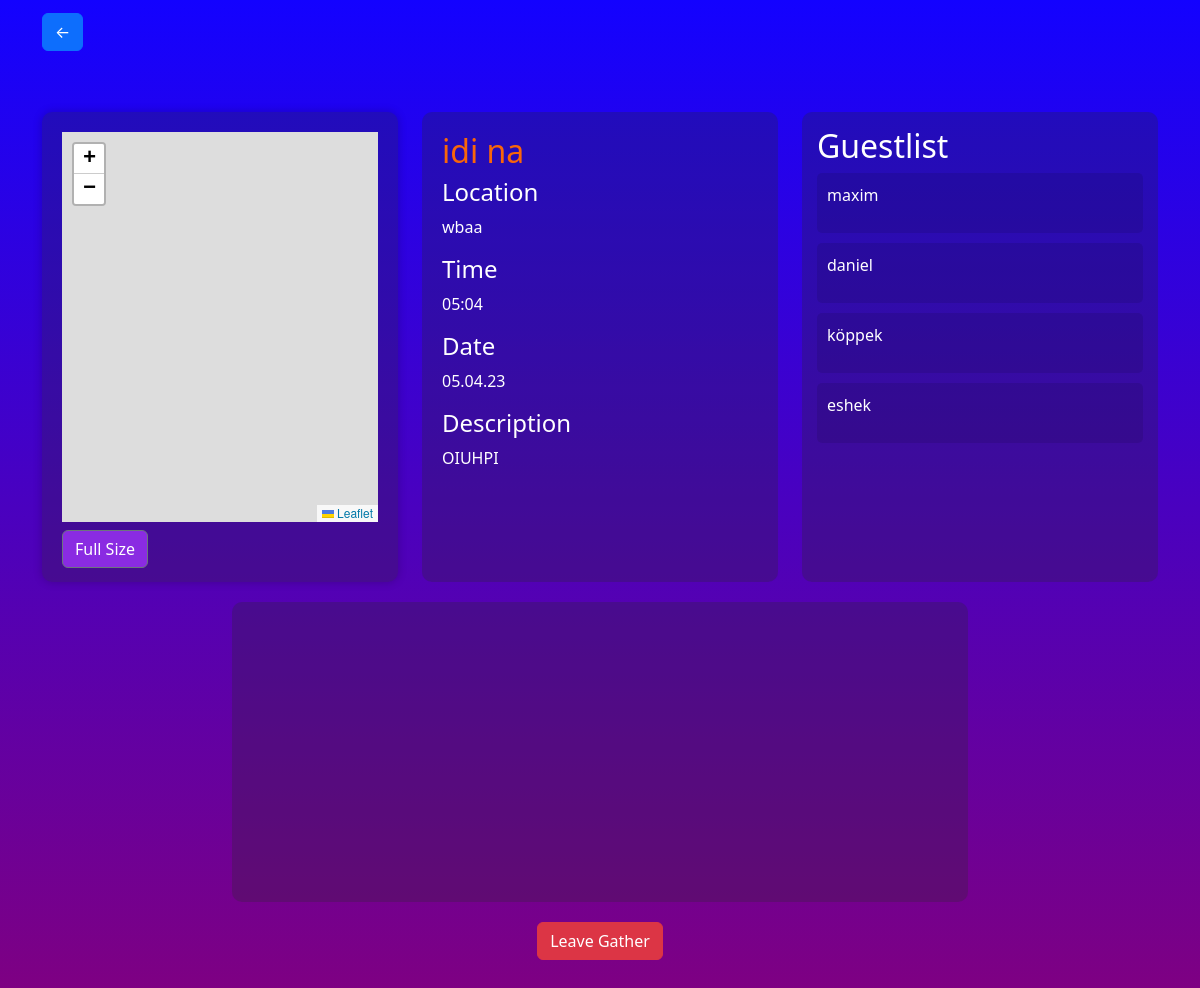
Page /render-extended-gather?gather_id=6 (signed in) on the earlier database version.
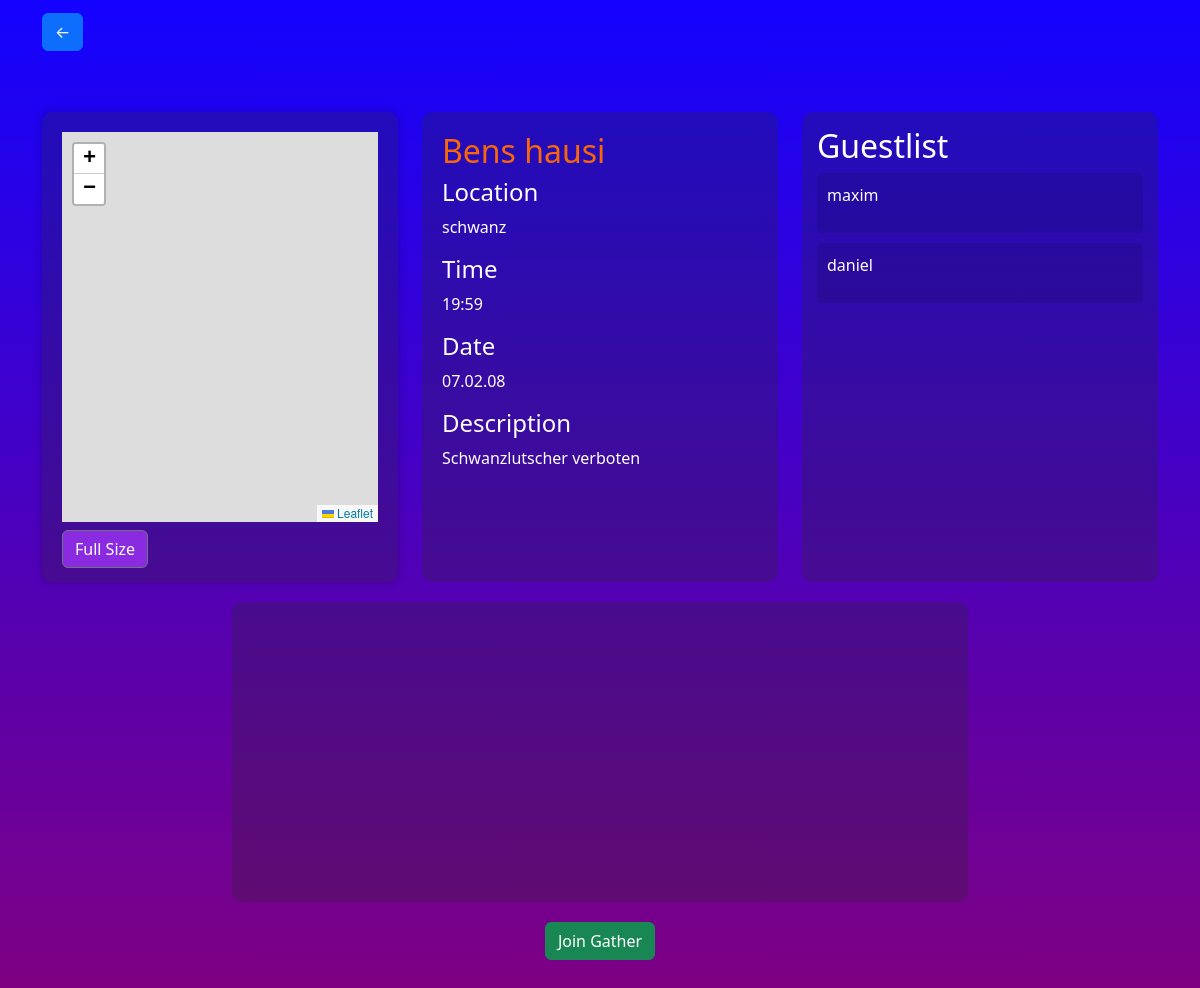
Same page on the later database version.
### website/models.py (models this page shows)
class Gather(db.Model, UserMixin):
    id = db.Column(db.Integer, primary_key = True)
    name = db.Column(db.String(150))
    description = db.Column(db.String(1000))
    location = db.Column(db.String(1000))
    Date = db.Column(db.Date)
    Time = db.Column(db.Time)
    createdAt = db.Column(db.DateTime(),default=datetime.utcnow)
    user_id = db.Column(db.Integer, db.ForeignKey('user.id'))
    Host = db.Column(db.String(20))
    users = db.relationship('User', secondary=user_gather_association, back_populates='Gathers')
    markers = db.relationship('Marker', back_populates='gather')

class User(db.Model, UserMixin):
    id = db.Column(db.Integer, primary_key=True)
    email = db.Column(db.String(150), unique=True)
    password = db.Column(db.String(150))
    Gathers = db.relationship('Gather', secondary=user_gather_association, back_populates='users')

### website/gather.py (the view)
@gather.route('/render-extended-gather', methods=['GET'])
@login_required
def render_extended_gather():
    gather_id = request.args.get('gather_id')
    markerLat = request.args.get('markerLat')
    markerLng = request.args.get('markerLng')
    gather = Gather.query.get(gather_id)
    return render_template("extendedGather.html", Gather=gather, markerLat=markerLat, markerLng=markerLng)

### website/__init__.py (called while the page is built)
def create_app():
    app = Flask(__name__)
    app.config['SECRET_KEY'] = 'napusi se kurca'
    app.config['SQLALCHEMY_DATABASE_URI'] = f'sqlite:///{DB_NAME}'
    db.init_app(app)
    from .views import views
    from .auth import auth
    from .gather import gather
    app.register_blueprint(views, url_prefix='/')
    app.register_blueprint(auth, url_prefix='/')
    app.register_blueprint(gather,url_prefix='/')
    from .models import User
    with app.app_context():
        db.create_all()
    login_manager = LoginManager()
    login_manager.login_view = 'auth.login'
    login_manager.init_app(app)
    @login_manager.user_loader
    def load_user(id):
        return User.query.get(int(id))
    return app

### website/templates/extendedGather.html (shortened to what this page needs)
<!DOCTYPE html>
<html lang="en">
<head>
    <link href="https://cdn.jsdelivr.net/npm/bootstrap@5.3.2/dist/css/bootstrap.min.css" rel="stylesheet">
    <link rel="stylesheet" href="https://unpkg.com/leaflet/dist/leaflet.css" />
</head>
<body>
    <nav class="navbar navbar-light">
        <div class="container">
            <a class="navbar-brand" href="/gather_find">
            <button type="button" class="btn btn-primary">&#8592;</button>
            </a>
        </div>
    </nav>
    <div class="container my-5">
        <div class="row">
            <div class="col-md-4">
                <div class="map-container">
                    <div id="map"></div>
                    <a href="/map">
                        <button type="button" class="btn btn-secondary mt-2" id="fullSizeMapBtn">Full Size</button>
                    </a>
                </div>
            </div>
            <div class="col-md-4">
                <div class="gather-info-container" style="background-color: rgba(43, 43, 43, 0.264); padding: 20px; border-radius: 10px;"  >
                    <div class=" Headline-name" style="color: rgb(249, 102, 10);">
                    <h2>{{Gather.name}}</h2>
                    </div>
                    <div class="info-subcontainer">
                        <h4>Location</h4>
                        <p>{{ Gather.location }}</p>
                    </div>
                    <div class="info-subcontainer">
                        <h4>Time</h4>
                        <p>{{ Gather.Time.strftime('%H:%M') }}</p>
                        <div class="info-subcontainer">
                            <h4>Date</h4>
                            <p>{{ Gather.Date.strftime('%d.%m.%y') }}</p>
                        </div>
                    </div>
                    <div class="info-subcontainer">
                        <h4>Description</h4>
                        <p>{{ Gather.description }}</p>
                    </div>
                </div>
            </div>
            <div class="col-md-4">
                <div class="guestlist-container">
                    <h2>Guestlist</h2>
                    {% for user in Gather.users %}
                        <div class="guest-container" style="background-color: rgba(0, 0, 0, 0.1); margin-bottom: 10px; padding: 10px; border-radius: 5px;">
                            <p>{{ user.email }}</p>
                        </div>
                    {% endfor %}
                </div>
            </div>
        </div>
        <div class="row lower-container">
            <div class="col-md-8 offset-md-2">
                <div class="empty-container">
                </div>
            </div>
        </div>
        <div class="bottom-buttons">
            {% if current_user not in Gather.users %}
            <form action="/join_gather" method="POST">
                <button type="submit" class="btn btn-success">Join Gather</button>
            </form>
            {% else %}
            <form action="/leave_gather" method="POST">
                <button type="submit" class="btn btn-danger">Leave Gather</button>
            </form>
            {% endif %}
        </div>
    </div>
</body>
</html>

Differences in the rows shown:
no longer on this page (row unchanged): User: email "köppek"
no longer on this page (row unchanged): User: email "eshek"
changed Gather: name "idi na" → "Bens hausi"; location "wbaa" → "schwanz"; Time "05:04" → "19:59"; Date "05.04.23" → "07.02.08"; description "OIUHPI" → "Schwanzlutscher verboten"
Other differences:
text no longer shown: "Leave Gather"
text now shown: "Join Gather"
